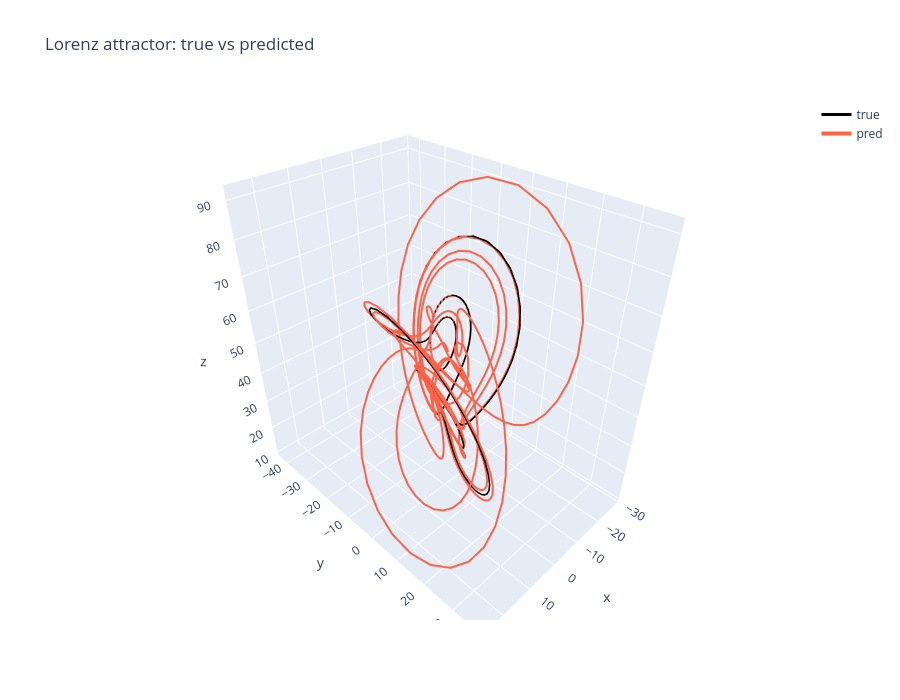

Notebook code cell kept with this figure:
### Code cell
plot_lorenz_3d_interactive(Y_pred, Y_true)

### Figure 1 — Plotly figure (JSON) as saved in the notebook; plotly's stock layout.template omitted (floating-point values rounded to 4 significant figures; data arrays with more than 128 entries replaced by an {"elided": "..."} marker saying what was removed)
{"data": [{"line": {"color": "black", "width": 3}, "mode": "lines", "name": "true", "type": "scatter3d", "x": {"elided": "1000 float values"}, "y": {"elided": "1000 float values"}, "z": {"elided": "1000 float values"}}, {"line": {"color": "tomato", "width": 4}, "mode": "lines", "name": "pred", "type": "scatter3d", "x": {"elided": "1000 float values"}, "y": {"elided": "1000 float values"}, "z": {"elided": "1000 float values"}}], "layout": {"height": 700, "scene": {"aspectmode": "data", "xaxis": {"title": {"text": "x"}}, "yaxis": {"title": {"text": "y"}}, "zaxis": {"title": {"text": "z"}}}, "title": {"text": "Lorenz attractor: true vs predicted"}, "width": 900}}
